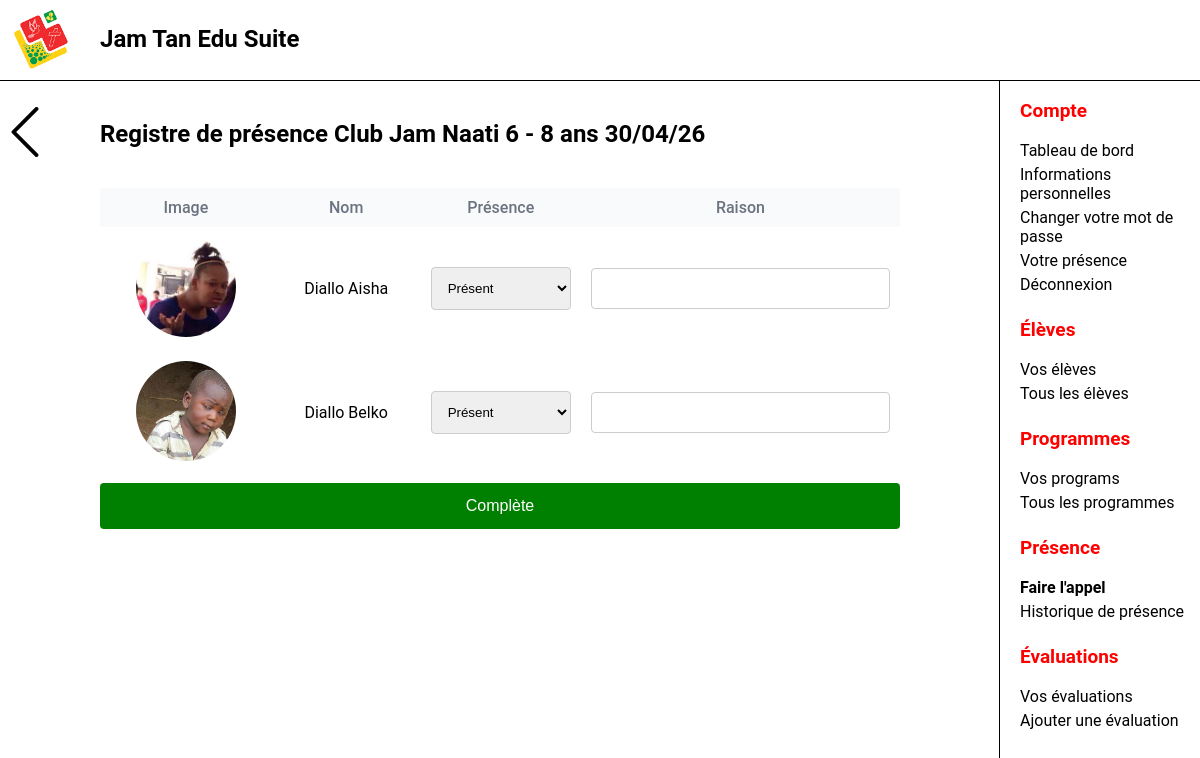
/views/ProgramAttendance.php?program_id=2 (signed in), run on the app's committed database.
### tables this page shows
CREATE TABLE Program (
ProgramID INTEGER NOT NULL PRIMARY KEY AUTO_INCREMENT,
ProgramName VARCHAR(100) NOT NULL,
MinAge INTEGER UNSIGNED,
MaxAge INTEGER UNSIGNED,
CategoryID INTEGER,
FOREIGN KEY (CategoryID) REFERENCES ProgramCategory(CategoryID)
);

CREATE TABLE ProgramCategory (
CategoryID INTEGER NOT NULL PRIMARY KEY AUTO_INCREMENT,
CategoryName VARCHAR(100) NOT NULL 
);

CREATE TABLE Enrollment (
EnrollmentID INTEGER NOT NULL PRIMARY KEY AUTO_INCREMENT,
EnrollmentDate DATE NOT NULL DEFAULT (CURRENT_DATE),
EnrollmentStatus TINYINT UNSIGNED NOT NULL DEFAULT 0,
StudentID INTEGER NOT NULL,
ProgramID INTEGER NOT NULL,
FOREIGN KEY (StudentID) REFERENCES Student(StudentID),
FOREIGN KEY (ProgramID) REFERENCES Program(ProgramID)
);

CREATE TABLE Student (
StudentID INTEGER NOT NULL PRIMARY KEY AUTO_INCREMENT,
StudentFirstName VARCHAR(60) NOT NULL,
StudentLastName VARCHAR(60) NOT NULL,
StudentBirthDate DATE NOT NULL,
StudentTown VARCHAR(60) NOT NULL,
StudentGender ENUM("Male", "Female"),
StudentSchool_Year TINYINT UNSIGNED NOT NULL DEFAULT 0,
StudentPicture VARCHAR(255) NOT NULL DEFAULT 'default',
Contact1 VARCHAR(8) NOT NULL,
Contact2 VARCHAR(8),
FatherFirst_Name VARCHAR(60) NOT NULL,
FatherLast_Name VARCHAR(60) NOT NULL,
MotherFirst_Name VARCHAR(60) NOT NULL,
MotherLast_Name VARCHAR(60) NOT NULL
);

### views/ProgramAttendance.php (the view, shortened to what this page needs)
<?php
require("../controllers/db.php");
$ProgramID = $_GET['program_id'] ?? null;
$Complete = false;
$GetProgram = $conn->prepare("SELECT Program.ProgramName, ProgramCategory.CategoryName
FROM Program
INNER JOIN ProgramCategory
ON Program.CategoryID = ProgramCategory.CategoryID
WHERE Program.ProgramID = ?");
$GetProgram->execute([$ProgramID]);
$Program = $GetProgram->fetch(PDO::FETCH_ASSOC);
$GetStudents = $conn->prepare("
    SELECT
        Student.StudentID,
        Student.StudentFirstName,
        Student.StudentLastName,
        Student.StudentPicture,
        Student.StudentGender,
        Enrollment.EnrollmentID
    FROM Enrollment
    INNER JOIN Student
        ON Enrollment.StudentID = Student.StudentID
    WHERE Enrollment.ProgramID = ?
");
$GetStudents->execute([$ProgramID]);
$Students = $GetStudents->fetchAll(PDO::FETCH_ASSOC);
?>
<!DOCTYPE html>
<html lang="en">
<head>
    <link rel="stylesheet" href="css/FormTable.css">
    <link rel="stylesheet" href="css/ProfilePictureSmall.css">
</head>
<body>
<div id="main">
    <h2>
        <?= htmlspecialchars("Registre de présence " . $Program["CategoryName"] . " " . $Program["ProgramName"] . " " . date("d/m/y")) ?>
    </h2>
    <form action="" method="POST" style="<?= $Complete ? 'display:none;' : '' ?>">
        <div class="table-container">
        <table>
            <thead>
            <tr>
                <th>Image</th>
                <th>Nom</th>
                <th>Présence</th>
                <th>Raison</th>
            </tr>
            </thead>
            <?php foreach ($Students as $Student): ?>
                <tbody>
                <tr>
                    <td>
                        <img
                            src="../StudentImages/<?= htmlspecialchars($Student["StudentPicture"]) ?>.jpg"
                            alt=""
                            class="profile-picture"
                        >
                    </td>
                    <td>
                        <?= htmlspecialchars($Student["StudentLastName"] . " " . $Student["StudentFirstName"]) ?>
                    </td>
                    <td>
                        <select name="Attendance[]">
                            <option value="Present">Présent</option>
                        </select>
                    </td>
                    <td>
                        <input type="text" name="Reason[]">
                    </td>
                </tr>
                </tbody>
            <?php endforeach; ?>
        </table>
        </div>
        <input type="submit" value="Complète">
    </form>
</div>
</body>
</html>

### nav/nav.css (style rules this page uses)
html, body { margin: 0; padding: 0; font-family: 'Roboto', sans-serif; }
#logo { height: 70px; position: fixed; }
#topbar { top: 0; z-index: 1; width: 100vw; height: 70px; position: fixed; background-color: white; display: flex; border-bottom: thin solid; padding: 5px; }
#app_title { position: fixed; margin-left: 95px; display: block; }
#main { padding-top: 100px; margin-right: 300px; margin-left: 100px; }
#sidebar_menu { position: fixed; width: 200px; padding-top: 80px; border-left:solid black; border-width: thin; height: calc(100vh - 80px); overflow-y: auto; right: 0px; }
#sidebar_menu a { text-decoration: none; font-size: 16px; padding-bottom: 5px; color: black; display: block; padding-left: 20px; }
#sidebar_menu p { color: red; font-weight: bold; font-size: 19px; padding-left: 20px; }
h2 { padding-bottom: 20px; }
#topbar { visibility: visible; }
#sidebar_menu { display: block; }

### views/css/FormTable.css (style rules this page uses)
input { width: 100%; padding: 12px; margin: 8px 0; display: inline-block; border: 1px solid #ccc; border-radius: 4px; box-sizing: border-box; }
select { width: 100%; padding: 12px; margin: 8px 0; display: inline-block; border: 1px solid #ccc; border-radius: 4px; box-sizing: border-box; }
input[type=submit] { width: 100%; background-color: green; color: white; padding: 14px; margin: 8px 0; border: none; border-radius: 4px; cursor: pointer; font-size: 16px; }
.table-container { overflow-x: auto; white-space: nowrap; display: block; }
table { width: 100%; border-collapse: collapse; font-size: 16px; text-align: center; }
table thead { background: #f9fafb; }
table th, td { padding: 10px; }
table th { font-weight: 500; color: #6b7280; }

### views/css/ProfilePictureSmall.css (style rules this page uses)
.profile-picture { height: 100px; width: 100px; border-radius: 50%; object-fit: cover; object-position: center; }

### views/ProgramAttendance.php (style rules this page uses)
#p_take_attendance, #s_take_attendance { font-weight: bold; }

### data on the page
enrollment: StudentID.StudentPicture (picture), StudentID.StudentFirstName "Diallo Aisha"
enrollment: StudentID.StudentPicture (picture), StudentID.StudentFirstName "Diallo Belko"
